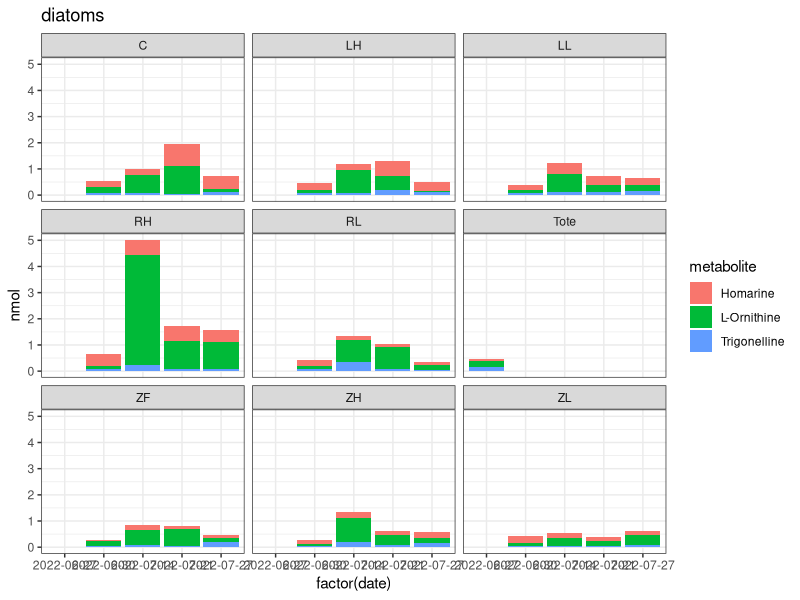
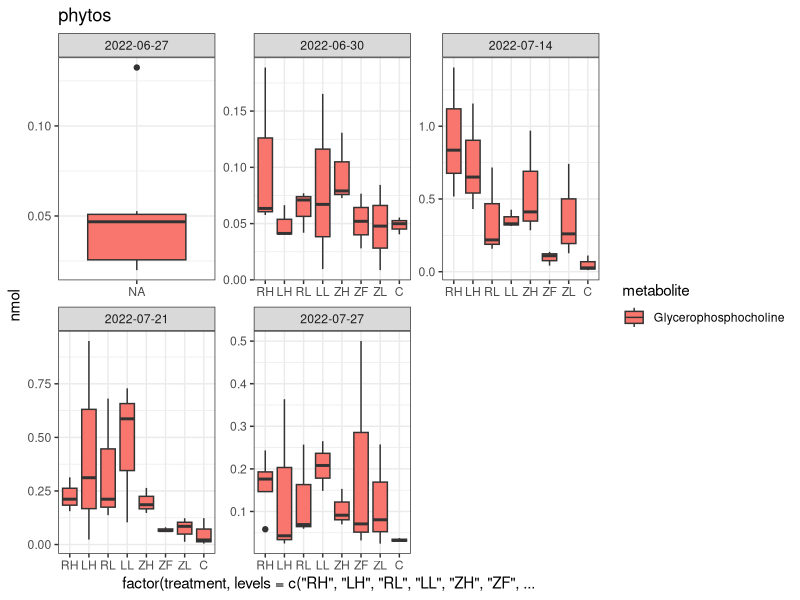

These figures' R source, in order: (Note: this script raises an error after producing the figures.)
# Goal: Trends of metabs associated with phytoplankton (Bryn's paper)
library(tidyverse)
library(readr)
library(readxl)

# load in data
## peridice
peri <- read_csv("PERIDICE_metabolite_data.csv")
## pcpn data
pcpn <- read_xlsx("metadata/peridice_pcpn.xlsx") %>% 
  select(tank = Tank, treatment = Treatment2, date = Date, pn = `PN (uM)`, 
         pc = `PC (uM)`, cn = Cnratio,added_N_uM = AddN) %>% 
  mutate(triplicate = str_extract(tank, "\\d")) %>% 
  mutate(tank =  str_remove (tank, "1/2|1/3|2/2"))  %>% 
  group_by(tank, date) %>% 
  mutate(mean_pc = mean(pc)) %>% 
  distinct(mean_pc, .keep_all = TRUE) %>% 
  mutate(replicate = paste0("230616_Smp_", ""))

diatom_metabs <- data.frame(metabolite = c("Sarcosine", "Choline", "L-Cysteine",
                                           "Hydroxyproline",  "L-Ornithine","Trigonelline", "Betonicine", 
                                           "Turicine", "L-Cysteinylglycine", "Homarine",
                                           "Phosphocholine", "Butyrylcarnitine", 
                                           "Glycerophosphocholine"),
                            spec = "diatom",
                            type = "phytoplankton")

diatom_metabs <- data.frame(metabolite = c("L-Ornithine", "Homarine", "Trigonelline", ""),
                            spec = "diatom",
                            type = "phytoplankton")

dino_metabs <- data.frame(metabolite = c("4-Aminobutyric acid", "Arsenobetaine",
                                         "Gonyol"),
                          spec = "dino",
                          type = "phytoplankton")

phyto_metabs <- diatom_metabs %>% 
  rbind(dino_metabs)

peri %>% 
  filter(metabolite %in% diatom_metabs$metabolite) %>%
  filter(nmol <= 10) %>% 
  ggplot() +
  geom_col(aes(x = factor(date), y = nmol, fill = metabolite), position = "stack") + 
  facet_wrap(~treatment) + 
  theme_bw() + 
  ggtitle("diatoms")

phospho <- data.frame(metabolite = c("Glycerophosphocholine", "Choline", "Phosphocholine"))

peri %>% 
  filter(str_detect(metabolite, "Glycerophosphocholine")) %>%
  # mutate(trend = ifelse(treatment %in% c("LH|LL|ZL" > "RH|RL|ZH"),"red","blue")) %>% 
  ggplot() +
  geom_boxplot(aes(x = factor(treatment, levels = c("RH", "LH", "RL", "LL", "ZH", "ZF", "ZL", "C")), 
                   y = nmol, fill = metabolite)) + 
  facet_wrap(~date, scales = "free") + 
  theme_bw() + 
  ggtitle("phytos")

sulfur <- metab_groups %>% 
  filter(metab_type == "Sulfur")

non_phospho <- metab_groups %>% 
  filter(!str_detect(emp_form, "P"))

peri %>% 
  filter(metabolite %in% non_phospho$metabolite) %>%
  group_by(metabolite, treatment, date, triplicate) %>% 
  mutate(nmol = sum(nmol)) %>% 
  filter(!str_detect(treatment, "Tote")) %>% 
  ggplot() +
  geom_boxplot(aes(x = factor(treatment, levels = c("RH", "LH", "RL", "LL", "ZH", "ZF", "ZL", "C")), 
                   y = nmol_per_pc)) + 
  facet_grid(~metabolite~date, scales = "free") + 
  theme_bw() + 
  ggtitle("phytos")
